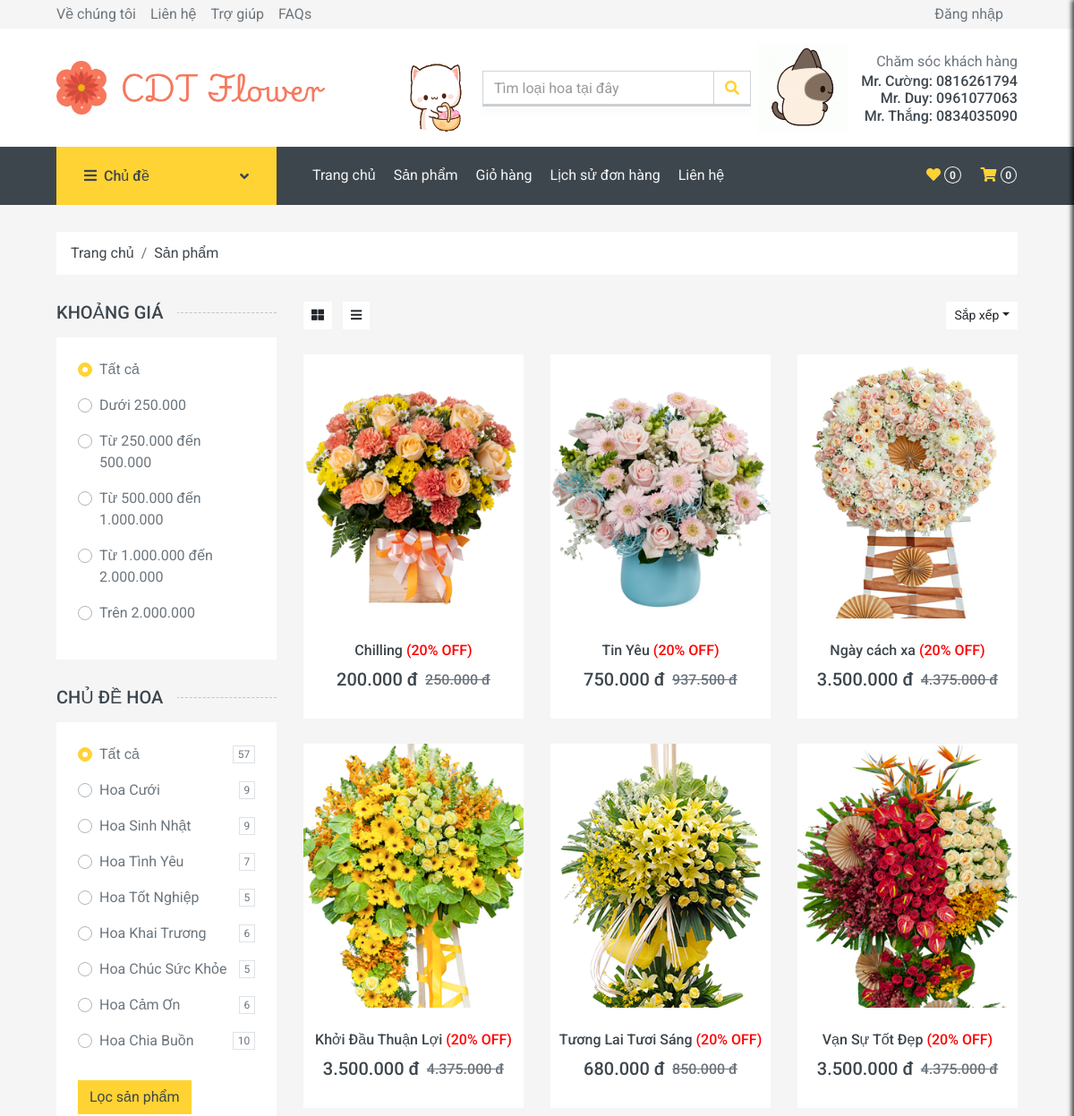
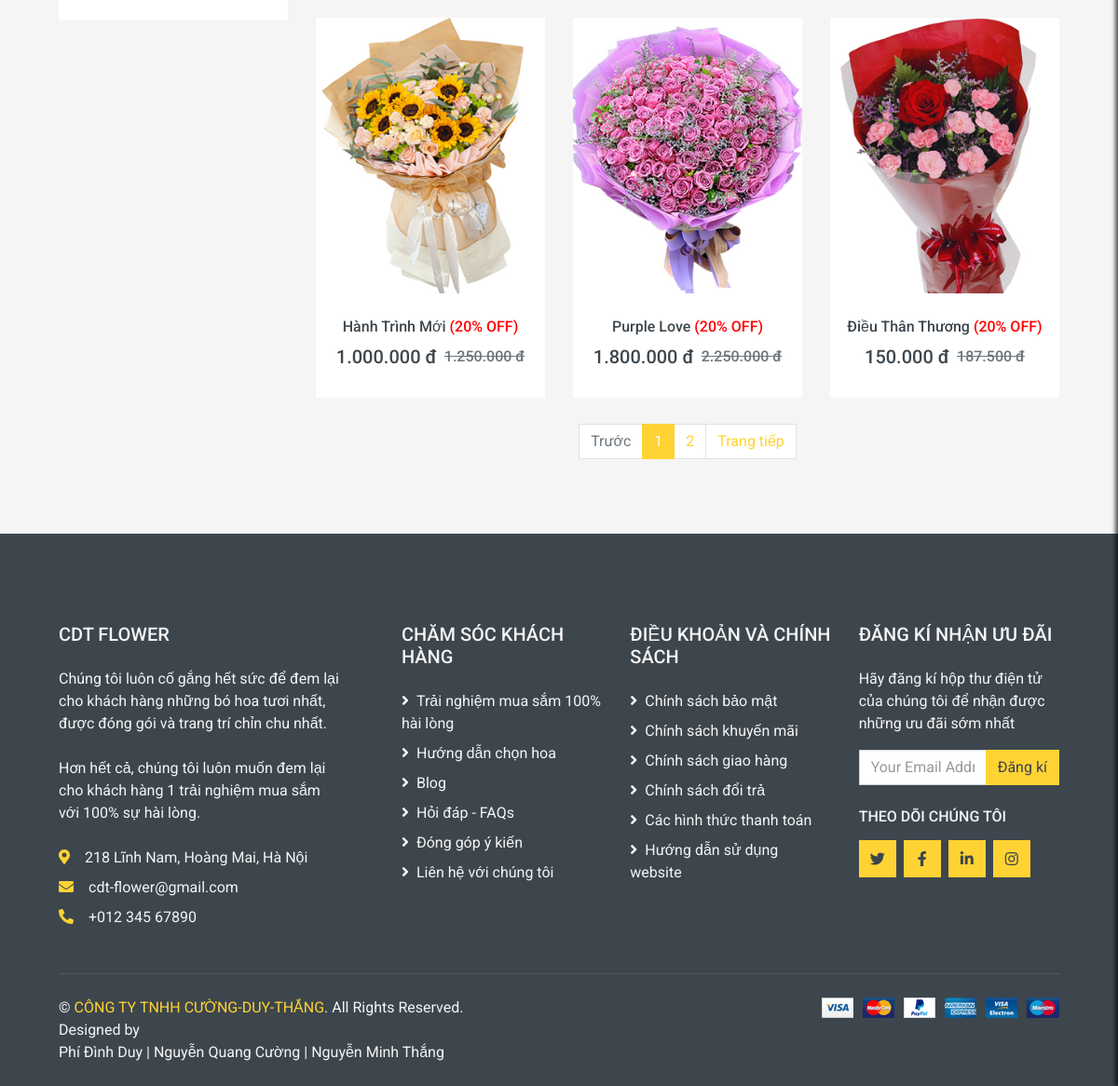
/shop.php?discount=20, run on the app's committed database (2 pictures, top to bottom).
### tables this page shows
CREATE TABLE `sanpham` (
  `MaSanPham` int(11) NOT NULL,
  `TenSanPham` varchar(200) NOT NULL,
  `MaDanhMuc` int(11) NOT NULL,
  `Mau` varchar(50) NOT NULL,
  `MoTa` text NOT NULL,
  `Gia` decimal(10,0) NOT NULL,
  `HinhAnh` varchar(200) NOT NULL,
  `TonKho` int(11) NOT NULL,
  `GiamGia` int(11) NOT NULL
);

### shop.php (the view, shortened to what this page needs)
<?php require_once('header.php'); ?>
<div class="container-fluid">
    <div class="row px-xl-5">
        <div class="col-12">
            <nav class="breadcrumb bg-light mb-30">
                <a class="breadcrumb-item text-dark" href="#">Trang chủ</a>
                <a class="breadcrumb-item text-dark" href="#">Sản phẩm</a>
            </nav>
        </div>
    </div>
</div>
<div class="container-fluid">
    <div class="row px-xl-5">
        <div class="col-lg-3 col-md-4">
            <h5 class="section-title position-relative text-uppercase mb-3">
                <span class="bg-secondary pr-3">Khoảng giá</span>
            </h5>
            <div class="bg-light p-4 mb-30">
                <form id="filter-form" method="GET" action="">
                    <div class="custom-control custom-radio d-flex align-items-center justify-content-between mb-3">
                        <label class="custom-control-label" for="price-all">Tất cả</label>
                    </div>
                    <?php
                    $priceRanges = [
                        '0-250000' => 'Dưới 250.000',
                        '250000-500000' => 'Từ 250.000 đến 500.000',
                        '500000-1000000' => 'Từ 500.000 đến 1.000.000',
                        '1000000-2000000' => 'Từ 1.000.000 đến 2.000.000',
                        '2000000-' => 'Trên 2.000.000',
                    ];
                    foreach ($priceRanges as $value => $label) {
                        echo '<div class="custom-control custom-radio d-flex align-items-center justify-content-between mb-3">';
                        echo '<label class="custom-control-label" for="price-' . array_search($value, array_keys($priceRanges)) . '">' . $label . '</label>';
                        echo '</div>';
                    }
                    ?>
                </div>
                <h5 class="section-title position-relative text-uppercase mb-3">
                    <span class="bg-secondary pr-3">Chủ đề Hoa</span>
                </h5>
                <div class="bg-light p-4 mb-30">
                    <div class="custom-control custom-radio d-flex align-items-center justify-content-between mb-3">
                        <label class="custom-control-label" for="theme-all">Tất cả</label>
                        <span class="badge border font-weight-normal"><?php echo getTotalProducts(); ?></span>
                    </div>
                    <?php
                    $themes = [
                        'Hoa Cưới',
                        'Hoa Sinh Nhật',
                        'Hoa Tình Yêu',
                        'Hoa Tốt Nghiệp',
                        'Hoa Khai Trương',
                        'Hoa Chúc Sức Khỏe',
                        'Hoa Cảm Ơn',
                        'Hoa Chia Buồn'
                    ];
                    foreach ($themes as $index => $theme) {
                        echo '<div class="custom-control custom-radio d-flex align-items-center justify-content-between mb-3">';
                        echo '<label class="custom-control-label" for="theme-' . ($index + 1) . '">' . $theme . '</label>';
                        echo '<span class="badge border font-weight-normal">' . getThemeCount($theme) . '</span>';
                        echo '</div>';
                    }
                    ?>
                    <button type="submit" class="btn btn-primary mt-3">Lọc sản phẩm</button>
            </div>
            <?php
            function getDatabaseConnection() {
                $servername = "localhost";
                $username = "root";
                $password = "";
                $dbname = "banhoa";
                $conn = new mysqli($servername, $username, $password, $dbname);
                return $conn;
            }
            function getTotalProducts() {
                $conn = getDatabaseConnection();
                $sql = "SELECT COUNT(*) as total FROM sanpham";
                $result = $conn->query($sql);
                $total = $result ? $result->fetch_assoc()['total'] : 0;
                return $total;
            }
            function getThemeCount($theme) {
                $conn = getDatabaseConnection();
                $sql = "SELECT COUNT(*) AS total FROM sanpham s
                INNER JOIN danhmucsanpham d ON s.MaDanhMuc = d.MaDanhMuc
                WHERE d.TenDanhMuc LIKE ?";
                $stmt = $conn->prepare($sql);
                $stmt->bind_param("s", $theme);
                $stmt->execute();
                $result = $stmt->get_result();
                $total = $result ? $result->fetch_assoc()['total'] : 0;
                return $total;
            }
            ?>
        </div>
        <?php
                require_once('database/db_connect.php');
                $productsPerPage = 9;
                $current_page = isset($_GET['page']) ? (int)$_GET['page'] : 1;
                $offset = ($current_page - 1) * $productsPerPage;
                $priceRange = isset($_GET['price-range']) ? $_GET['price-range'] : 'all';
                $theme = isset($_GET['theme']) ? $_GET['theme'] : 'all';
                $sort = isset($_GET['sapxep']) ? $_GET['sapxep'] : '';
                $discount = isset($_GET['discount']) ? $_GET['discount'] : 'all';
                $discountCondition = "";
                if ($discount != 'all') {
                    if ($discount == 'no_discount') {
                        $discountCondition = "GiamGia = 0";
                    } else {
                        $discountCondition = "GiamGia = $discount";
                    }
                }
                $whereClause = "";
                if ($discountCondition) $whereClause .= ($whereClause ? " AND " : "") . $discountCondition;
                $whereClause = $whereClause ? "WHERE $whereClause" : "";
                $orderBy = "";
                        $sql = "SELECT * FROM sanpham AS sp JOIN danhmucsanpham AS d ON sp.MaDanhMuc = d.MaDanhMuc $whereClause $orderBy LIMIT $offset, $productsPerPage";
                        $sql_total = "SELECT COUNT(*) as total FROM sanpham AS sp JOIN danhmucsanpham AS d ON sp.MaDanhMuc = d.MaDanhMuc $whereClause";
                        $result_total = mysqli_query($conn, $sql_total);
                        $totalProducts = mysqli_fetch_assoc($result_total)['total'];
                        $totalPages = ceil($totalProducts / $productsPerPage);
                        $result = mysqli_query($conn, $sql);
                        $products = array();
                        if (mysqli_num_rows($result) > 0) {
                            while ($row = mysqli_fetch_assoc($result)) {
                                $products[] = $row;
                            }
                        } else {
                            echo "Không có sản phẩm nào.";
                        }
                        ?>
                        <div class="col-lg-9 col-md-8">
                            <div class="row pb-3">
                                <div class="col-12 pb-1">
                                    <div class="d-flex align-items-center justify-content-between mb-4">
                                        <div>
                                            <button class="btn btn-sm btn-light"><i class="fa fa-th-large"></i></button>
                                            <button class="btn btn-sm btn-light ml-2"><i class="fa fa-bars"></i></button>
                                        </div>
                                        <div class="ml-2">
                                            <div class="btn-group">
                                                <button type="button" class="btn btn-sm btn-light dropdown-toggle" data-toggle="dropdown">Sắp xếp</button>
                                            </div>
                                        </div>
                                    </div>
                                </div>
                                <?php
                                foreach ($products as $product) {
                                    ?>
                                    <div class="col-lg-4 col-md-6 col-sm-6 pb-1">
                                        <div class="product-item bg-light mb-4">
                                            <div class="product-img position-relative overflow-hidden">
                                                <img class="img-fluid w-100" src="<?php echo $product['HinhAnh']; ?>" alt="">
                                                <div class="product-action">
                                                </div>
                                            </div>
                                            <div class="text-center py-4">
                                                <a class="h6 text-decoration-none text-truncate" href="detail.php?productName=<?php echo urlencode($product['TenSanPham']); ?>">
                                                    <?php echo $product['TenSanPham'];
                                                    if (!empty($product['GiamGia']) && $product['GiamGia'] > 0) {
                                                        echo '<span class="discount-badge"> (' . $product['GiamGia'] . '% OFF)</span>';
                                                    }
                                                    ?>
                                                </a>
                                                <div class="d-flex align-items-center justify-content-center mt-2">
                                                    <h5><?php echo number_format($product['Gia'], 0, ',', '.') . " đ"; ?></h5>
                                                    <h6 class="text-muted ml-2">
                                                        <?php
                                                        if ($product['GiamGia'] != 0) {
                                            $giachuagiam = $product['Gia'] / (1 - ($product['GiamGia'] / 100));
                                            echo "<del>" . number_format($giachuagiam, 0, ',', '.') . " đ</del>";
                                        }
                                        ?>
                                    </h6>
                                </div>
                            </div>
                        </div>
                    </div>
                    <?php
                }
                ?>
                <div class="col-12">
                    <nav>
                        <ul class="pagination justify-content-center">
                            <li class="page-item <?php if ($current_page <= 1) echo 'disabled'; ?>">
                                <a class="page-link" href="?page=<?php echo $current_page - 1; ?>&price-range=<?php echo urlencode($priceRange); ?>&theme=<?php echo urlencode($theme); ?>&sapxep=<?php echo urlencode($sort); ?>">Trước</a>
                            </li>
                            <?php for ($i = 1; $i <= $totalPages; $i++) : ?>
                                <li class="page-item <?php if ($i == $current_page) echo 'active'; ?>">
                                    <a class="page-link" href="?page=<?php echo $i; ?>&price-range=<?php echo urlencode($priceRange); ?>&theme=<?php echo urlencode($theme); ?>&sapxep=<?php echo urlencode($sort); ?>"><?php echo $i; ?></a>
                                </li>
                            <?php endfor; ?>
                            <li class="page-item <?php if ($current_page >= $totalPages) echo 'disabled'; ?>">
                                <a class="page-link" href="?page=<?php echo $current_page + 1; ?>&price-range=<?php echo urlencode($priceRange); ?>&theme=<?php echo urlencode($theme); ?>&sapxep=<?php echo urlencode($sort); ?>">Trang tiếp</a>
                            </li>
                        </ul>
                    </nav>
                </div>
            </div>
        </div>
    </div>
</div>
<?php require_once('footer.php') ?>
</body>
</html>

### shop.php (style rules this page uses)
.discount-badge { color: red; animation: blink 0.5s step-start infinite; }

### data on the page
sanpham: shows a picture, TenSanPham "Chilling", GiamGia "20", Gia "200.000", giachuagiam "250.000"
sanpham: HinhAnh (picture), TenSanPham "Tin Yêu", GiamGia "20", Gia "750.000", giachuagiam "937.500"
sanpham: HinhAnh (picture), TenSanPham "Ngày cách xa", GiamGia "20", Gia "3.500.000", giachuagiam "4.375.000"
sanpham: shows a picture, TenSanPham "Khởi Đầu Thuận Lợi", GiamGia "20", Gia "3.500.000", giachuagiam "4.375.000"
sanpham: shows a picture, TenSanPham "Tương Lai Tươi Sáng", GiamGia "20", Gia "680.000", giachuagiam "850.000"
sanpham: shows a picture, TenSanPham "Vạn Sự Tốt Đẹp", GiamGia "20", Gia "3.500.000", giachuagiam "4.375.000"
sanpham: shows a picture, TenSanPham "Hành Trình Mới", GiamGia "20", Gia "1.000.000", giachuagiam "1.250.000"
sanpham: shows a picture, TenSanPham "Purple Love", GiamGia "20", Gia "1.800.000", giachuagiam "2.250.000"
sanpham: shows a picture, TenSanPham "Điều Thân Thương", GiamGia "20", Gia "150.000", giachuagiam "187.500"

### other printed values
$tong_so_luong "0"
count($maSP_giohang) "0"
$label "Dưới 250.000"
$label "Từ 250.000 đến 500.000"
$label "Từ 500.000 đến 1.000.000"
$label "Từ 1.000.000 đến 2.000.000"
$label "Trên 2.000.000"
getTotalProducts() "57"
$theme "Hoa Cưới"
getThemeCount($theme) "9"
$theme "Hoa Sinh Nhật"
$theme "Hoa Tình Yêu"
getThemeCount($theme) "7"
$theme "Hoa Tốt Nghiệp"
getThemeCount($theme) "5"
